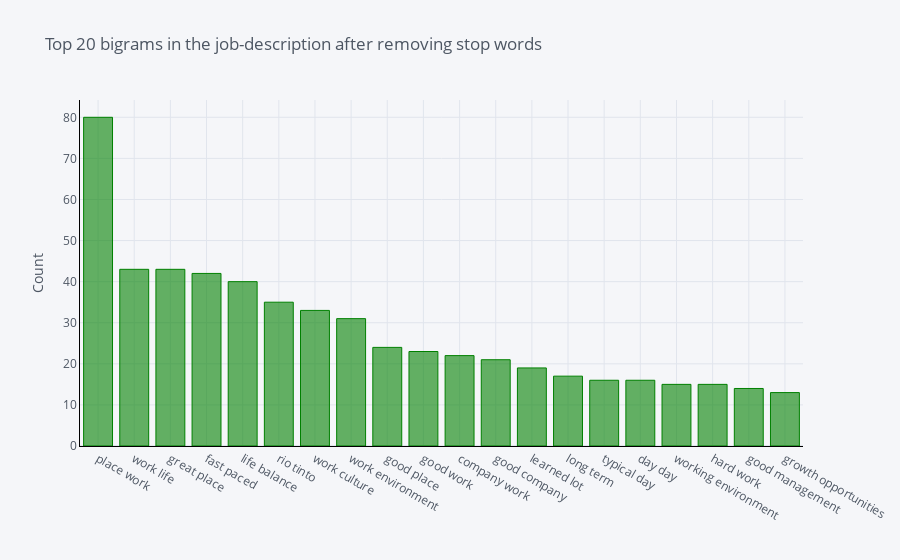

Notebook cell for this chart:
### Code cell
#The distribution of top bigrams after removing stop words
def get_top_n_bigram(corpus, n=None):
    vec = CountVectorizer(ngram_range=(2, 2), stop_words='english').fit(corpus)
    bag_of_words = vec.transform(corpus)
    sum_words = bag_of_words.sum(axis=0) 
    words_freq = [(word, sum_words[0, idx]) for word, idx in vec.vocabulary_.items()]
    words_freq =sorted(words_freq, key = lambda x: x[1], reverse=True)
    return words_freq[:n]
common_words = get_top_n_bigram(df['description'], 20)
# for word, freq in common_words:
#     print(word, freq)
df4 = pd.DataFrame(common_words, columns = ['description' , 'count'])
df4.groupby('description').sum()['count'].sort_values(ascending=False).iplot(
    kind='bar', yTitle='Count', linecolor='black', color='Green',title='Top 20 bigrams in the job-review after removing stop words')

### Figure 1 — Plotly figure (JSON) as saved in the notebook; plotly's stock layout.template omitted (floating-point values rounded to 4 significant figures)
{"data": [{"marker": {"color": "rgba(0, 128, 0, 0.6)", "line": {"color": "rgba(0, 128, 0, 1.0)", "width": 1}}, "name": "count", "orientation": "v", "text": "", "type": "bar", "x": ["place work", "work life", "great place", "fast paced", "life balance", "rio tinto", "work culture", "work environment", "good place", "good work", "company work", "good company", "learned lot", "long term", "typical day", "day day", "working environment", "hard work", "good management", "growth opportunities"], "y": [80, 43, 43, 42, 40, 35, 33, 31, 24, 23, 22, 21, 19, 17, 16, 16, 15, 15, 14, 13]}], "layout": {"legend": {"bgcolor": "#F5F6F9", "font": {"color": "#4D5663"}}, "paper_bgcolor": "#F5F6F9", "plot_bgcolor": "#F5F6F9", "title": {"font": {"color": "#4D5663"}, "text": "Top 20 bigrams in the job-description after removing stop words"}, "xaxis": {"gridcolor": "#E1E5ED", "linecolor": "black", "showgrid": true, "tickfont": {"color": "#4D5663"}, "title": {"font": {"color": "#4D5663"}, "text": ""}, "zerolinecolor": "#E1E5ED"}, "yaxis": {"gridcolor": "#E1E5ED", "linecolor": "black", "showgrid": true, "tickfont": {"color": "#4D5663"}, "title": {"font": {"color": "#4D5663"}, "text": "Count"}, "zerolinecolor": "#E1E5ED"}}}
